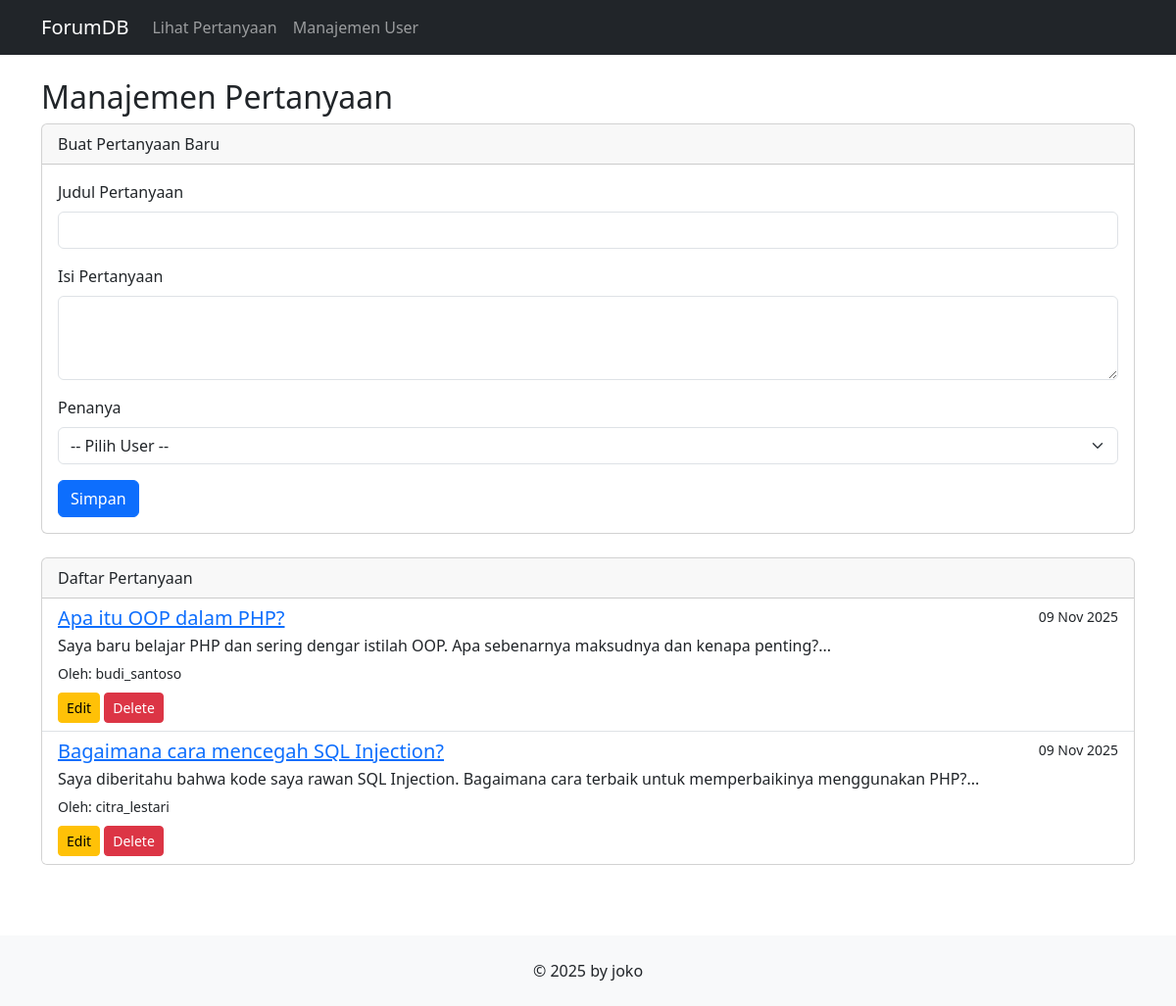
The page /index.php?page=questions on the database its author committed.
### tables this page shows
CREATE TABLE questions (
    question_id INT AUTO_INCREMENT PRIMARY KEY,
    author_id INT NOT NULL,
    title VARCHAR(255) NOT NULL,
    body TEXT NOT NULL,
    created_at TIMESTAMP DEFAULT CURRENT_TIMESTAMP,
    
    FOREIGN KEY (author_id) 
        REFERENCES users(user_id) 
        ON DELETE CASCADE
);

CREATE TABLE users (
    user_id INT AUTO_INCREMENT PRIMARY KEY,
    username VARCHAR(50) NOT NULL UNIQUE,
    email VARCHAR(100) NOT NULL UNIQUE,
    password VARCHAR(255) NOT NULL,
    reputation_points INT DEFAULT 0,
    created_at TIMESTAMP DEFAULT CURRENT_TIMESTAMP
);

### config/db.php (called while the page is built, shortened)
<?php
class Database {
    private $host = "localhost";
    private $username = "root";
    private $password = "";
    private $dbname = "forum_db";
    public function __construct() {
        try {
            $this->conn = new PDO("mysql:host=$this->host;dbname=$this->dbname", $this->username, $this->password);
        } catch (PDOException $e) {
            echo "Connection failed: " . $e->getMessage();
        }
    }
}
?>

### class/Question.php (called while the page is built, shortened)
<?php
require_once 'config/db.php';
class Question {
    private $db;
    public function __construct() {
        $this->db = (new Database())->conn;
    }
    public function getAllQuestions() {
        $stmt = $this->db->query("
            SELECT q.*, u.username
            FROM questions q
            JOIN users u ON q.author_id = u.user_id
            ORDER BY q.created_at DESC
        ");
        return $stmt->fetchAll(PDO::FETCH_ASSOC);
    }
}
?>

### view/questions.php (the view, shortened to what this page needs)
<?php
$question_to_edit = null;
$questions = $question->getAllQuestions();
?>
<h2>Manajemen Pertanyaan</h2>
<div class="card">
    <div class="card-header">
        <?php echo ($question_to_edit) ? 'Edit Pertanyaan' : 'Buat Pertanyaan Baru'; ?>
    </div>
    <div class="card-body">
        <form action="index.php?page=questions" method="POST">
            <div class="mb-3">
                <label for="title" class="form-label">Judul Pertanyaan</label>
                <input type="text" class="form-control" id="title" name="title" value="<?php echo htmlspecialchars($question_to_edit['title'] ?? ''); ?>" required>
            </div>
            <div class="mb-3">
                <label for="body" class="form-label">Isi Pertanyaan</label>
                <textarea class="form-control" id="body" name="body" rows="3" required><?php echo htmlspecialchars($question_to_edit['body'] ?? ''); ?></textarea>
            </div>
            <?php if (!$question_to_edit): ?>
            <div class="mb-3">
                <label for="author_id" class="form-label">Penanya</label>
                <select class="form-select" id="author_id" name="author_id" required>
                    <option value="">-- Pilih User --</option>
                </select>
            </div>
            <?php endif; ?>
            <button type="submit" class="btn btn-primary">Simpan</button>
        </form>
    </div>
</div>
<div class="card">
    <div class="card-header">Daftar Pertanyaan</div>
    <div class="list-group list-group-flush">
        <?php foreach ($questions as $q): ?>
            <div class="list-group-item">
                <div class="d-flex w-100 justify-content-between">
                    <h5 class="mb-1">
                        <a href="index.php?page=question_detail&id=<?php echo $q['question_id']; ?>">
                            <?php echo htmlspecialchars($q['title']); ?>
                        </a>
                    </h5>
                    <small><?php echo date('d M Y', strtotime($q['created_at'])); ?></small>
                </div>
                <p class="mb-1"><?php echo nl2br(htmlspecialchars(substr($q['body'], 0, 150))); ?>...</p>
                <small>Oleh: <?php echo htmlspecialchars($q['username']); ?></small>
                <div class="mt-2">
                    <a href="index.php?page=questions&action=edit&id=<?php echo $q['question_id']; ?>" class="btn btn-sm btn-warning">Edit</a>
                    <a href="index.php?page=questions&action=delete&id=<?php echo $q['question_id']; ?>" class="btn btn-sm btn-danger" onclick="return confirm('Yakin ingin menghapus pertanyaan ini? (Semua jawaban terkait akan ikut terhapus)');">Delete</a>
                </div>
            </div>
        <?php endforeach; ?>
    </div>
</div>

### view/header.php (style rules this page uses)
body { display: flex; flex-direction: column; min-height: 100vh; }
.card { margin-bottom: 1.5rem; }

### rows shown on the page
questions: title "Apa itu OOP dalam PHP?", created_at "09 Nov 2025", body "Saya baru belajar PHP dan sering dengar istilah OOP. Apa sebenarnya maksudnya dan kenapa penting?", author.username "budi_santoso"
questions: title "Bagaimana cara mencegah SQL Injection?", created_at "09 Nov 2025", body "Saya diberitahu bahwa kode saya rawan SQL Injection. Bagaimana cara terbaik untuk memperbaikinya menggunakan PHP?", author.username "citra_lestari"
